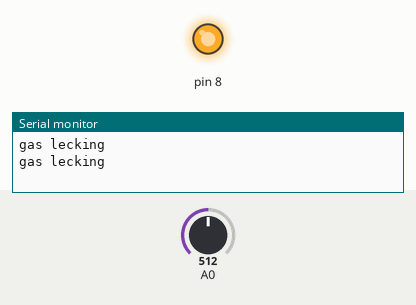
Simulated run of this sketch. Board: Arduino Uno, built with avr-gcc and run on an emulated ATmega328P. Shown: output pins drawn as LEDs (lit = HIGH), the last lines printed to the serial monitor. The inputs (shaded band) are chosen by the test bench; at power-on: A0 = 512.

Above: at 1.8 s.
1.9 s: A0 set to 413
3.4 s: A0 set to 386
At 4.3 s:
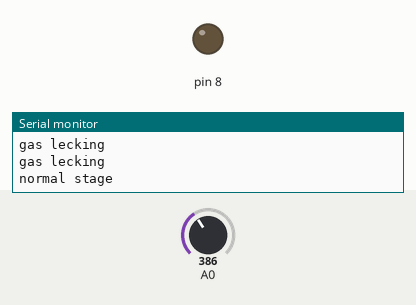
5.5 s: A0 set to 410
At 7.0 s:
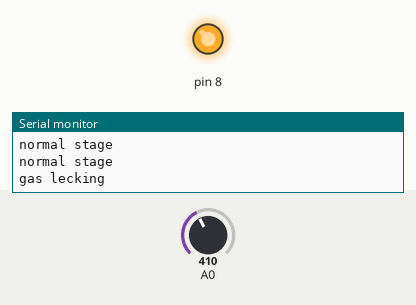
7.5 s: A0 set to 390
At 8.6 s:
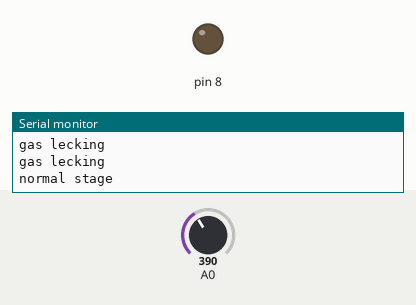
Timing chart, 0 to 10.5 s (numbered marks = the images above; inputs shaded):
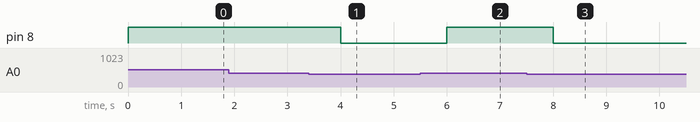

Measured:
- the behaviour switches between 400 and 399 on A0 (found by bisection; images 0 and 1)
- after the input at 3.4 s, pin 8: HIGH → LOW after 0.60 s
- after the input at 5.5 s, pin 8: LOW → HIGH after 0.50 s
- after the input at 7.5 s, pin 8: HIGH → LOW after 0.50 s

The sketch:

ar.ino
```cpp
int val;
void setup(){
  pinMode(A0,INPUT);
  pinMode(8,OUTPUT);
  Serial.begin(9600);
}
void loop(){
  val= analogRead(A0);
  if(val>=400){
    digitalWrite(8,HIGH);
    Serial.write("gas lecking \n");
    delay(1000);
  }
  else{
    digitalWrite(8,LOW);
    Serial.write("normal stage\n");
    delay(1000);

  }
}
```
